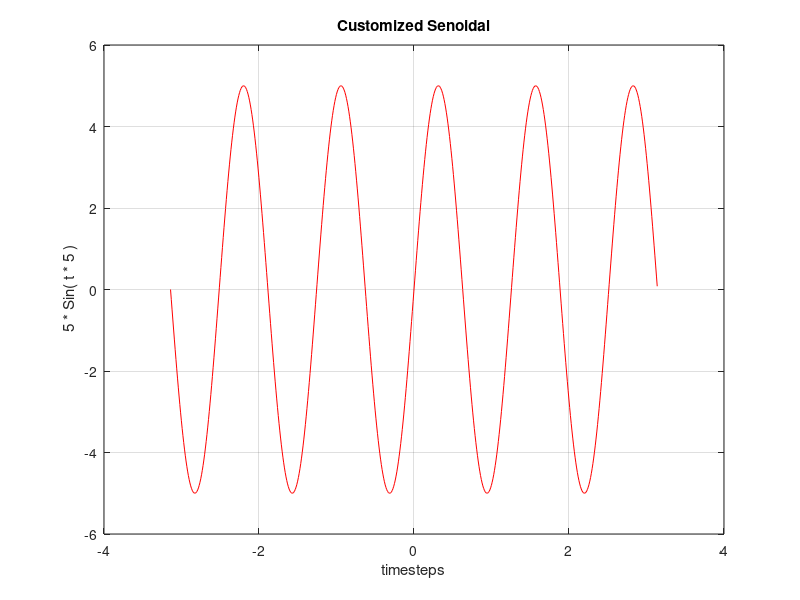
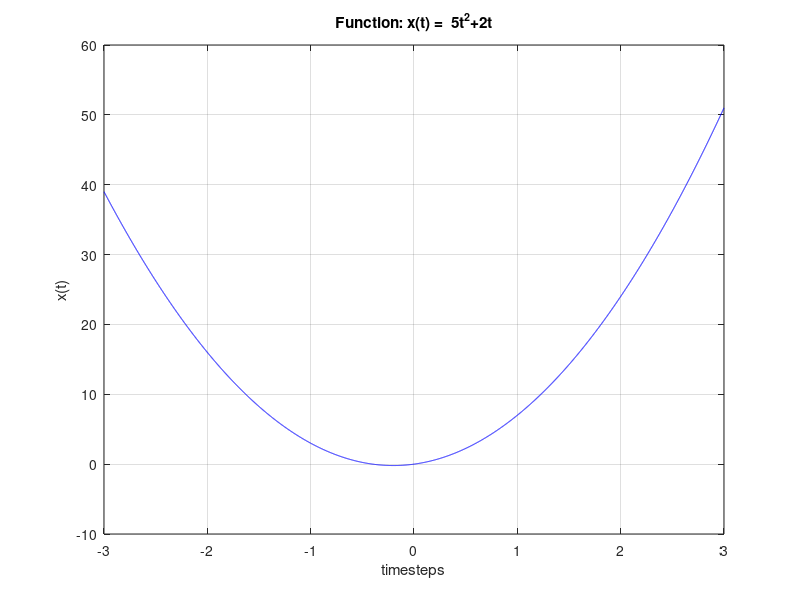

The MATLAB script that drew these images, in order:
% senoidan funciont taking ampplitude and frequency as user inputs

in1 = 'Enter amplitude: \n';
in2 = 'Enter frequency: \n';


a = input(in1);
w = input(in2);


t2  = [-pi : 0.01 :pi];
y = a*sin(t2 * w);




% First part of the exercise


% timesteps vector
t = [-3 : 0.001 :3 ];

% x(t)= 5t^2+2t

x = 5*power(t,2) + 2 * t;

figure()
plot(t2,y,'r')
format = [a,w];
txt = sprintf(' %d * Sin( t * %d )',format);
title('Customized Senoidal')
xlabel('timesteps')
ylabel(txt)
grid on

figure()
plot(t,x,'b')

title('Function: x(t) =  5t^2+2t')
xlabel('timesteps')
ylabel('x(t)')
grid on








